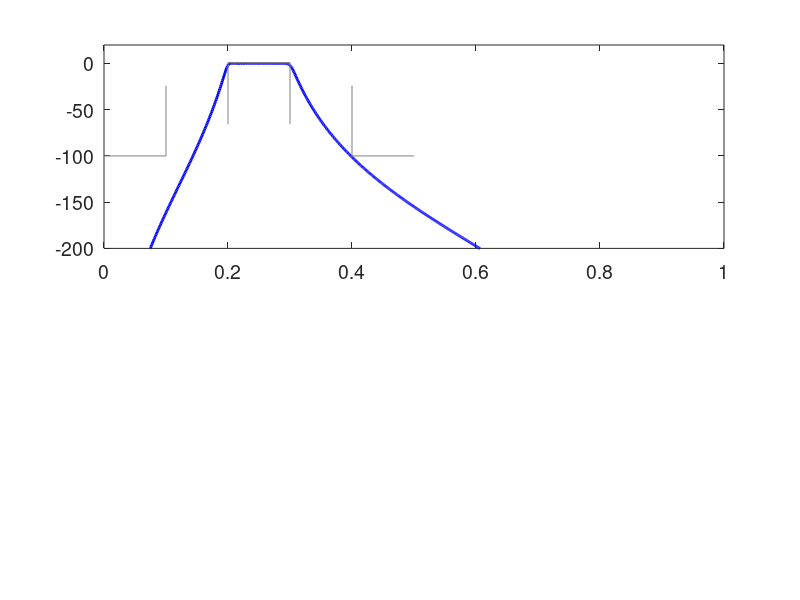

MATLAB code to generate this figure: (Note: this script raises an error after producing the figure.)
%% Exercise 1.1
% Clear all variables and command window
clear all;
close all;
clc;

%% Construct Butterworth filter
% Create filter coefficients for Butterworth bandpass filter 
% with the given specifications
wp = [0.2 0.3];
ws = [0.1 0.4];
Rp = 2;
Rs = 100;
[n, wn] = buttord(wp,ws,Rp,Rs);
[B, A] = butter(n,wn,'bandpass');
% Compute the 1000 element frequency response
[H, w] = freqz(B,A,1e3);
H=H';
w=w'./pi;

%% Plot the frequency response
close all;
% Plot the magnitude and the pahse of the frequency response
figure('Name', 'Frequncy response', 'position', [800 300 700 450]);
subplot(2,1,1)
p_mag=plot(w, mag2db(abs(H)), 'b-');
ylim([-200, 20])
xlim([0 1])
set(gca, 'Fontsize', 14)
set(p_mag, 'Linewidth', 2)
% Add vertical lines to illustrate filter specifiations
y_lims=get(gca, 'YLim');
line([wp(1), wp(1)], [Rp/2+ 1/3*y_lims(1), Rp/2],...
    'color', [.5, .5, .5])
line([wp(2), wp(2)], [Rp/2+ 1/3*y_lims(1), Rp/2],...
    'color', [.5, .5, .5])
line([ws(1), ws(1)], [-Rs, Rp/2-25],...
    'color', [.5, .5, .5])
line([ws(2), ws(2)], [-Rs, Rp/2-25],...
    'color', [.5, .5, .5])
% Add horisontal lines to illustrate filter specifications
x_lims=get(gca, 'Xlim');
line([wp(1), wp(2)], [Rp/2, Rp/2],...
    'color', [.5, .5, .5])
line([x_lims(1), ws(1)], [-Rs, -Rs],...
    'color', [.5, .5, .5])
line([ws(2), ws(2)+1/10], [-Rs, -Rs],...
    'color', [.5, .5, .5])
% The order of the filter is the double of the value returned
% by buttord (see documentation for butter function)
title(string(2*n) + 'th order Butterworth filter')
xlabel('Normalized frequency')
ylabel('|H| [dB]')
legend('|H|', 'Specifications')
subplot(2,1,2)
plot(w, -rad2deg(angle(H)), 'r-')
xlabel('Normalized frequency')
ylabel('\angle H [degrees]')
set(gca, 'Fontsize', 14);
grid on
legend('\angle H')
% Export
hgexport(gcf, 'handson8_spec_orig.eps')
%% pole/zero location 
figure('Name', 'Pole and zero location', 'position', [800 200 500 500]);
p_pz=zplane(B, A);
set(gca, 'Fontsize', 14)
set(p_pz, 'Linewidth', 1.2)
grid on
% Export
hgexport(gcf, 'handson8_pz.eps')
%% Impulse response
% Compute the 10000 element impulse response
[h, t] = impz(B,A,1e5);
% Cut impulse response at effective length.
% Truncate impulse response when amplitude is no longer higher than
% 10% of the maximum value, to obtain the effective impulse response. 
% Find the last index where this happens
maxu = max(abs(h));
i_last_element = find(abs(h)>0.1*maxu,1,'last');
% Define effective response as the original response up to the found
% index i
h_eff=h(1:i_last_element);
% Window the effective impulse response
% Define new vectors, which are the effective impulse response cutted at
% 75%, 60 %, 50% and 10 % of the length of the effective impulse response
h_eff75=h_eff(1:floor(.75*(length(h_eff)-1)));
h_eff60=h_eff(1:floor(.6*(length(h_eff)-1)));
h_eff40=h_eff(1:floor(.4*(length(h_eff)-1)));
h_eff10=h_eff(1:floor(.1*(length(h_eff)-1)));
% Transform to the Fourier domain to obtain the filters of all versions of
% the effective impulse response. Use sampling frequency fs=2 to obtain 
% normalized spectrum
fs=2;
[H_eff, freq_eff]=spectrum_maker(h_eff, fs);
[H_eff75, freq_eff75]=spectrum_maker(h_eff75, fs);
[H_eff60, freq_eff60]=spectrum_maker(h_eff60, fs);
[H_eff40, freq_eff40]=spectrum_maker(h_eff40, fs);
[H_eff10, freq_eff10]=spectrum_maker(h_eff10, fs);
%% Plot impulse responses and frequency responses
close all;
% plot impulse responses on top of each other
figure('Name', 'impulse responses', 'Position', [700, 100, 800, 300])
p_eff=stem(0:length(h_eff)-1, h_eff, 'k.');
hold on
p_eff75=stem(0:length(h_eff75)-1, h_eff75, 'r.');
p_eff60=stem(0:length(h_eff60)-1, h_eff60, 'c.');
p_eff40=stem(0:length(h_eff40)-1, h_eff40, 'b.');
p_eff10=stem(0:length(h_eff10)-1, h_eff10, 'g.');
xlabel('k [sample number]')
ylabel('Amplitude a.u.')
legend('h_{eff}[k]', '75% of h_{eff}[k]', '60% of h_{eff}[k]',...
    '40% of h_{eff}[k]','10% of h_{eff}[k]',...
    'Location', 'NorthEastOutside') 
set(gca, 'Fontsize', 14)
set(p_eff, 'Linewidth', 1, 'Markersize', 1);
set(p_eff75, 'Linewidth', 1.1, 'Markersize', 1.1);
set(p_eff60, 'Linewidth', 1.2, 'Markersize', 1.2);
set(p_eff40, 'Linewidth', 1.3, 'Markersize', 1.3);
set(p_eff10, 'Linewidth', 1.4, 'Markersize', 1.4);
grid on
% Export
hgexport(gcf, 'handson8_impulse_responses.eps')
% plot frequency responses on top of each other.
figure('Name', 'frequency responses', 'Position', [700, 100, 900, 850])
% Plot the magnitude response
subplot(2,1,1)
P_eff=plot(freq_eff-1, fftshift(mag2db(abs(H_eff))), 'k-');
hold on
P_eff75=plot(freq_eff75-1, fftshift(mag2db(abs(H_eff75))), 'r-');
P_eff60=plot(freq_eff60-1, fftshift(mag2db(abs(H_eff60))), 'm-');
P_eff40=plot(freq_eff40-1, fftshift(mag2db(abs(H_eff40))), 'b-');
P_eff10=plot(freq_eff10-1, fftshift(mag2db(abs(H_eff10))), 'g-');
xlabel('Normalized frequency')
ylabel('|H| [dB]')
title('Magnitude response')
grid on
legend('DFT of h_{eff}[k]', 'DFT of 75% of h_{eff}[k]',...
    'DFT of 60% of h_{eff}[k]',...
    'DFT of 40% of h_{eff}[k]','DFT of 10% of h_{eff}[k]',...
    'Location', 'NorthEastOutside') 
set(gca, 'Fontsize', 14)
lw=1.2;
set(P_eff, 'Linewidth', lw)
set(P_eff75, 'Linewidth', lw)
set(P_eff60, 'Linewidth', lw)
set(P_eff40, 'Linewidth', lw)
set(P_eff10, 'Linewidth', lw)
% Plot the phase of the frequency response
subplot(2,1,2)
P_eff=plot(freq_eff-1, fftshift(-rad2deg(angle(H_eff))), 'k-');
hold on
P_eff75=plot(freq_eff75-1, fftshift(-rad2deg(angle(H_eff75))), 'r-');
P_eff60=plot(freq_eff60-1, fftshift(-rad2deg(angle(H_eff60))), 'm-');
P_eff40=plot(freq_eff40-1, fftshift(-rad2deg(angle(H_eff40))), 'b-');
P_eff10=plot(freq_eff10-1, fftshift(-rad2deg(angle(H_eff10))), 'g-');
xlabel('Normalized frequency')
ylabel('\angle H [degrees]')
title('Phase response')
grid on
legend('DFT of h_{eff}[k]', 'DFT of 75% of h_{eff}[k]',...
    'DFT of 60% of h_{eff}[k]',...
    'DFT of 40% of h_{eff}[k]','DFT of 10% of h_{eff}[k]',...
    'Location', 'NorthEastOutside') 
set(gca, 'Fontsize', 14)
lw=1.2;
set(P_eff, 'Linewidth', 1)
set(P_eff75, 'Linewidth', 1)
set(P_eff60, 'Linewidth', 1)
set(P_eff40, 'Linewidth', 1)
set(P_eff10, 'Linewidth', 1)
% Export
hgexport(gcf, 'handson8_spec_cutted.eps')